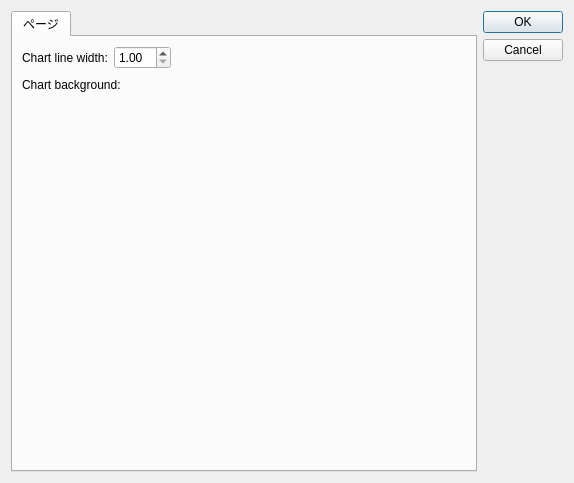
<?xml version="1.0" encoding="UTF-8"?>
<ui version="4.0">
 <class>PreferencesDialog</class>
 <widget class="QDialog" name="PreferencesDialog">
  <property name="windowModality">
   <enum>Qt::ApplicationModal</enum>
  </property>
  <property name="geometry">
   <rect>
    <x>0</x>
    <y>0</y>
    <width>574</width>
    <height>483</height>
   </rect>
  </property>
  <property name="windowTitle">
   <string>Preferences</string>
  </property>
  <property name="modal">
   <bool>true</bool>
  </property>
  <layout class="QGridLayout" name="gridLayout">
   <item row="0" column="0">
    <layout class="QHBoxLayout" name="horizontalLayout">
     <item>
      <widget class="QTabWidget" name="tabWidget">
       <property name="currentIndex">
        <number>0</number>
       </property>
       <widget class="QWidget" name="visualizerSettings">
        <attribute name="title">
         <string>ページ</string>
        </attribute>
        <layout class="QVBoxLayout" name="verticalLayout">
         <item>
          <layout class="QHBoxLayout" name="horizontalLayout_2">
           <item>
            <widget class="QLabel" name="label">
             <property name="text">
              <string>Chart line width:</string>
             </property>
            </widget>
           </item>
           <item>
            <widget class="QDoubleSpinBox" name="chartLineWidth">
             <property name="minimum">
              <double>1.000000000000000</double>
             </property>
             <property name="maximum">
              <double>10.000000000000000</double>
             </property>
            </widget>
           </item>
           <item>
            <spacer name="horizontalSpacer_2">
             <property name="orientation">
              <enum>Qt::Horizontal</enum>
             </property>
             <property name="sizeHint" stdset="0">
              <size>
               <width>40</width>
               <height>20</height>
              </size>
             </property>
            </spacer>
           </item>
          </layout>
         </item>
         <item>
          <layout class="QHBoxLayout" name="horizontalLayout_3">
           <item>
            <widget class="QLabel" name="label_2">
             <property name="text">
              <string>Chart background:</string>
             </property>
            </widget>
           </item>
           <item>
            <widget class="ColorEditor" name="bgcolorEditor" native="true">
             <property name="minimumSize">
              <size>
               <width>100</width>
               <height>20</height>
              </size>
             </property>
            </widget>
           </item>
           <item>
            <spacer name="horizontalSpacer_3">
             <property name="orientation">
              <enum>Qt::Horizontal</enum>
             </property>
             <property name="sizeHint" stdset="0">
              <size>
               <width>40</width>
               <height>20</height>
              </size>
             </property>
            </spacer>
           </item>
          </layout>
         </item>
         <item>
          <spacer name="verticalSpacer">
           <property name="orientation">
            <enum>Qt::Vertical</enum>
           </property>
           <property name="sizeHint" stdset="0">
            <size>
             <width>20</width>
             <height>351</height>
            </size>
           </property>
          </spacer>
         </item>
        </layout>
       </widget>
      </widget>
     </item>
     <item>
      <widget class="QDialogButtonBox" name="buttonBox">
       <property name="orientation">
        <enum>Qt::Vertical</enum>
       </property>
       <property name="standardButtons">
        <set>QDialogButtonBox::Cancel|QDialogButtonBox::Ok</set>
       </property>
      </widget>
     </item>
    </layout>
   </item>
  </layout>
 </widget>
 <customwidgets>
  <customwidget>
   <class>ColorEditor</class>
   <extends>QWidget</extends>
   <header>graphcore.propertyeditor</header>
   <container>1</container>
  </customwidget>
 </customwidgets>
 <resources/>
 <connections>
  <connection>
   <sender>buttonBox</sender>
   <signal>accepted()</signal>
   <receiver>PreferencesDialog</receiver>
   <slot>accept()</slot>
   <hints>
    <hint type="sourcelabel">
     <x>248</x>
     <y>254</y>
    </hint>
    <hint type="destinationlabel">
     <x>157</x>
     <y>274</y>
    </hint>
   </hints>
  </connection>
  <connection>
   <sender>buttonBox</sender>
   <signal>rejected()</signal>
   <receiver>PreferencesDialog</receiver>
   <slot>reject()</slot>
   <hints>
    <hint type="sourcelabel">
     <x>316</x>
     <y>260</y>
    </hint>
    <hint type="destinationlabel">
     <x>286</x>
     <y>274</y>
    </hint>
   </hints>
  </connection>
 </connections>
</ui>
